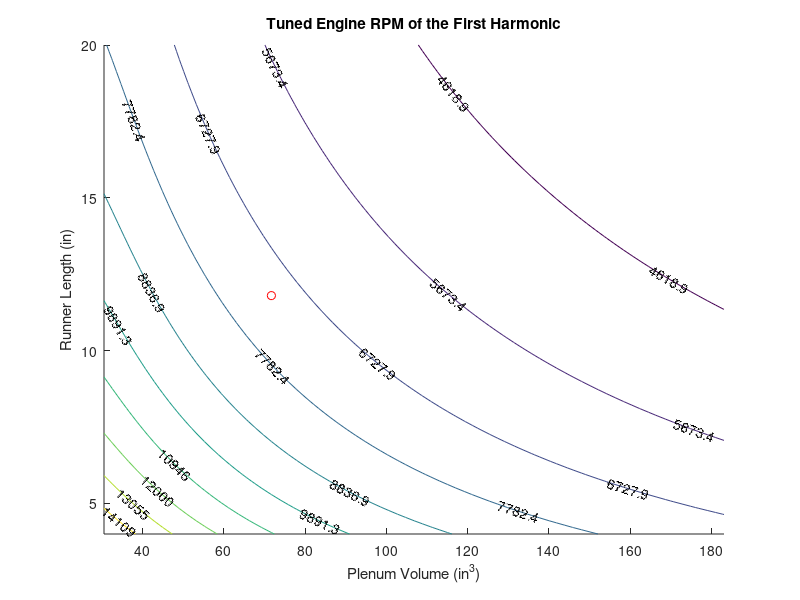
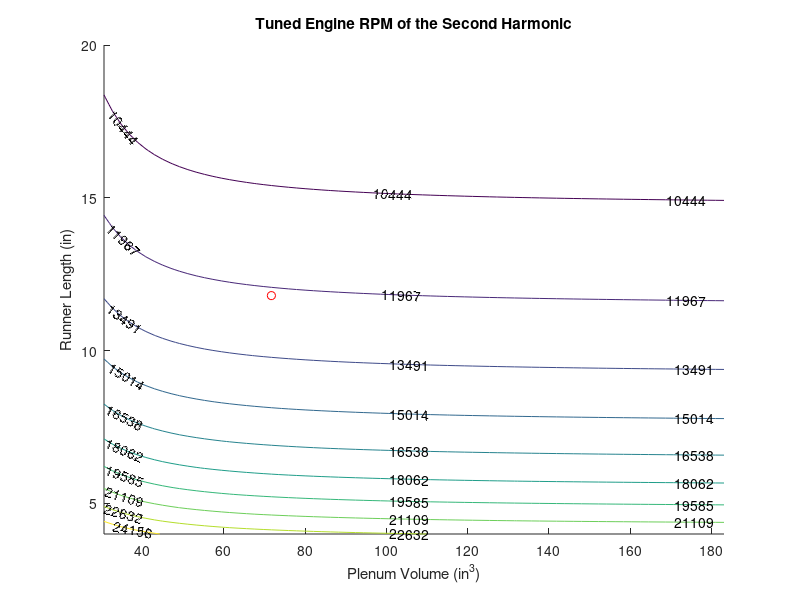

MATLAB code for these plots, in order:
% this script creates contour plots for helmholtz resonance effects in a
% 4-runner cylinder plenum intake manifold. Variables include runner length
% and plenum volume. This is used to size the intake manifold to our engine
% optimum rpm. 

RunLen = [];
PleVol = [];
freq1 = [];
freq2 = [];
f1 = [];
f2 = [];

n = 75; % number of elements

minRL = 4;
maxRL = 20;
minPV = 30.5119;
maxPV = 183.071; 
 

for RL = linspace(minRL, maxRL, n) % varying runner lengths in inches
    for PV = linspace(minPV, maxPV, n) % varying plenum volume from 0.5 L to 3L in cubic inches
        A = 6.469; % cross sectional area of of plenum 
        R = 12.2*(125/101); % compresion ratio weighted by manifold absolute pressure 
        c = 1267.014; % average speed of sound in ft/s in plenum at average temperature of 98 Celsius
        k = 2; % correction factor to convert resonance to engine rpm
        V = 9.153; % Displacement of one cylinder in cubic inches
        L1 = RL/1.474; % Inductance of inlet pipe in 1/inch 
        L2 = (PV/A)/A; % Inductance of the feeder pipe (plenum) in 1/inch 
        a = L2/L1; % Inductance ratio of feeder pipe to Inlet pipe
        V1 = (V/2)*((R+1)/(R-1)); % Volume of cylinder at mid stroke in cubic inches
        V2 = 3*(pi*RL*(1.37/2)^2); % Volume of the inlet idle pipes (3) in cubic inches 
        b = V2/V1; % Capacitance ratio 

       
        f1 = [f1 (162*c/k)*sqrt(((a*b+a+1) - sqrt((a*b+a+1)^2 - 4*a*b))/(2*a*b))*sqrt(1/(L1*V))*sqrt((R-1)/(R+1))]; % lower frequency in rpm
        f2 = [f2 (162*c/k)*sqrt(((a*b+a+1) + sqrt((a*b+a+1)^2 - 4*a*b))/(2*a*b))*sqrt(1/(L1*V))*sqrt((R-1)/(R+1))]; % highe frequency in rpm

    end

    freq1 = [freq1; f1];
    freq2 = [freq2; f2];
    f1 = [];
    f2 = [];

end

disp(f1)
disp(f2)

 

RunLen = linspace(minRL, maxRL, n);
PleVol = linspace(minPV, maxPV, n);

 
figure
hold on
[c1,h1] = contour(PleVol, RunLen, freq1);
clabel(c1,h1)
plot(71.7,11.8,'ro')
title('Tuned Engine RPM of the First Harmonic')
ylabel('Runner Length (in)')
xlabel('Plenum Volume (in^3)')
hold off

figure
hold on
[c1,h1] = contour(PleVol, RunLen, freq2);
clabel(c1,h1)
plot(71.7,11.8,'ro')
title('Tuned Engine RPM of the Second Harmonic')
ylabel('Runner Length (in)')
xlabel('Plenum Volume (in^3)')
hold off
